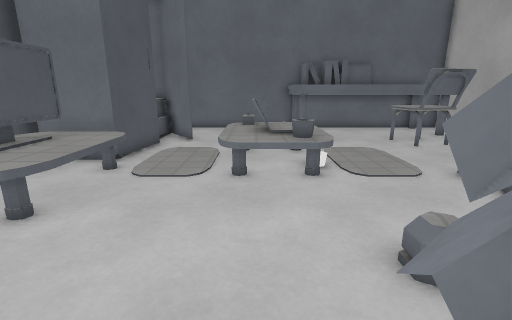
View 1 (above)

14 first-person views from a walk through a 3-D level made in the Godot game engine. The camera is 1.2 m above the floor, tilts 14° down and sees 85° across. The floor is counted in squares, 0.5 m on a side. Each view is taken from the middle of a square. On the plan, view 1 faces up. The plan holds only what a view shows up to about 18 squares ahead; the rest is blank. The place goes on beyond the plan. Flat picture figures and markers are left out. Some surface patterns are stand-ins.

View 2
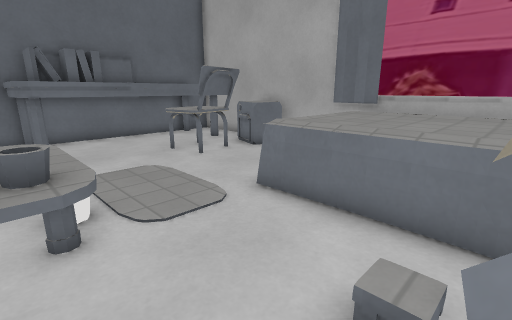

View 3
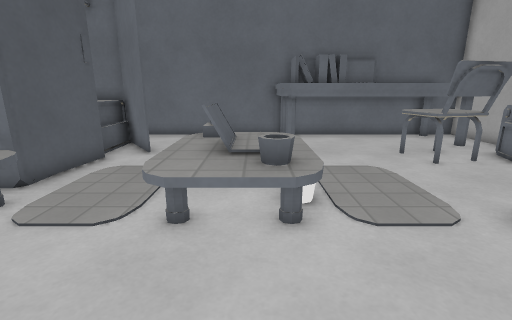

View 4
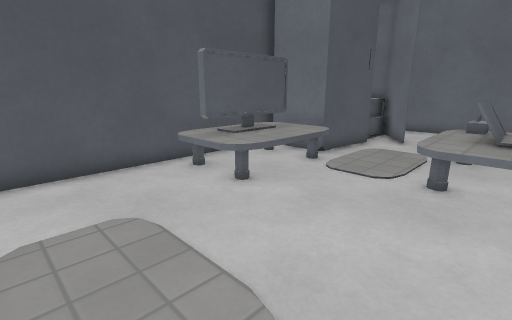

View 5
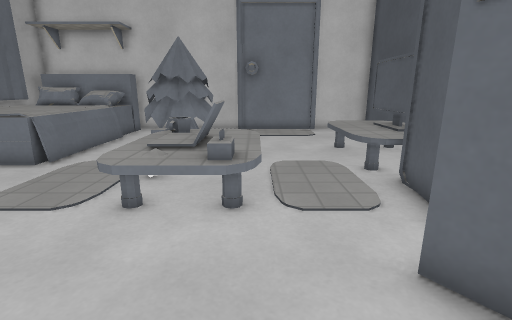

View 6
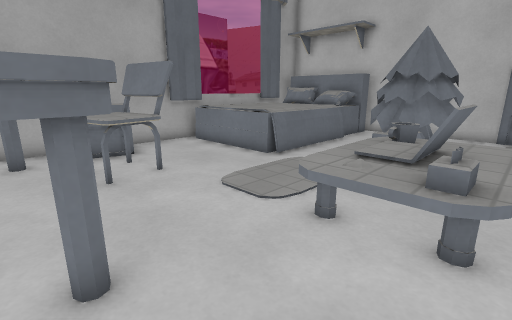

View 7
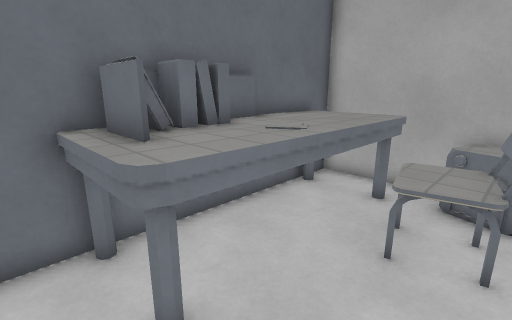

View 8
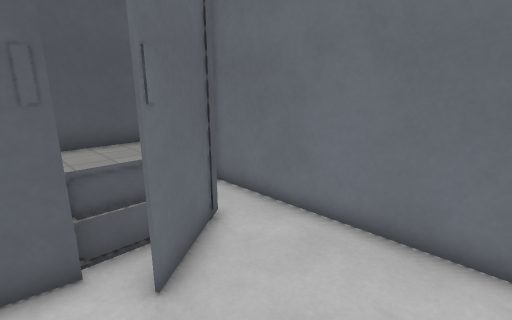

View 9
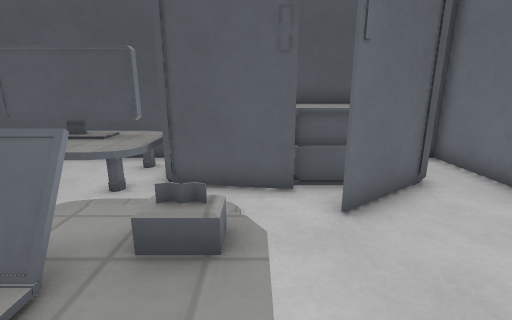

View 10
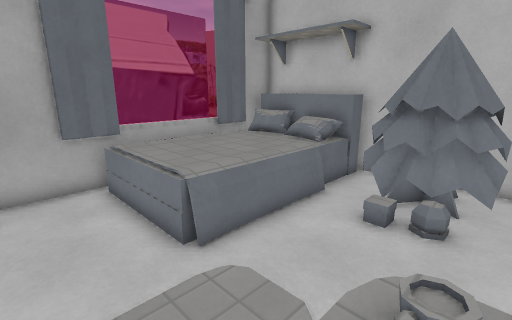

View 11
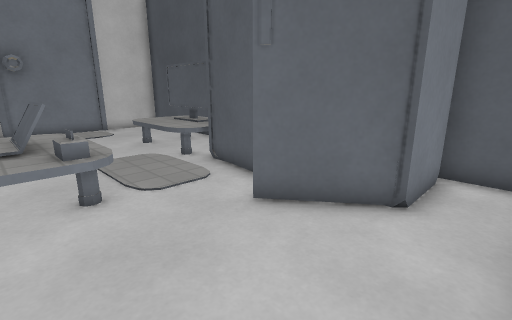

View 12
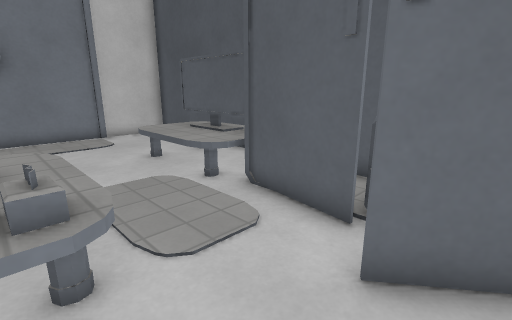

View 13
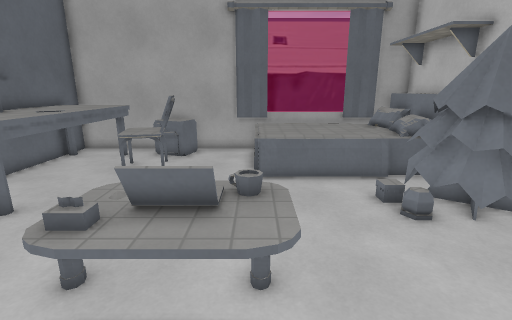

View 14
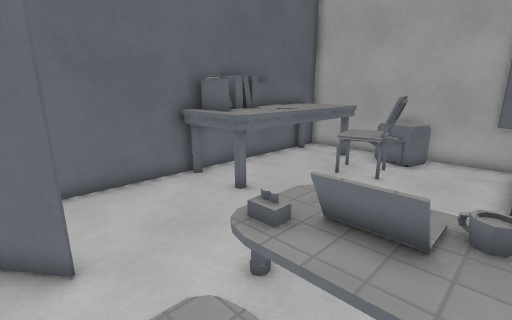

### Floor plan
Key: @ floor where view 1 was taken; # wall or solid block; x gap in a wall; . main floor; : floor 0.5 m higher than the main floor; / step, stairs or slope; = window, fence, low wall or low ledge; ^ raised ledge; O other object.
Columns run from 8 left of view 1 to 12 right of it. Each row starts with its distance up from view 1.
 19 #####################
 18 #.........^###^^^^^.#
 17 #.........^^^^^^^^^.#
 16 ####......^^^^^^^^^.#
 15  ^^^#.....^^^^^^^^^.#
 14  ^^^#..........^^.=.#
 13  ^^^...........^^^^^#
 12  ^^^...////....#..^^#
 11    #...//::........=#
 10 ##^#...//::.........#
  9 #Ox:/..//::.........#
  8 #O#:/..////...^^^^^^#
  7 #O#:/...//....^^^^^^#
  6 #O#:/.........^^^^^=#
  5 #O#:/.........^^^^^^#
  4 #.............==^^^^#
  3 #.........###.^^^^^^#
  2 #........#####^^^^^^#
  1 #........## ##=#^^###
  0 #.......@.#  #######
 -1 ###########

Where each view was taken, in squares from view 1:
view 1: 0 up, 0 right, facing up
view 2: 3 up, 1 right, facing up-right
view 3: 3 up, 1 right, facing up
view 4: 0 up, 1 right, facing up-left
view 5: 17 up, 1 left, facing down
view 6: 16 up, 1 left, facing down-right
view 7: 12 up, 1 right, facing up-right
view 8: 12 up, 1 right, facing up-left
view 9: 12 up, 2 right, facing left
view 10: 11 up, 1 right, facing down-right
view 11: 18 up, 1 right, facing down-left
view 12: 15 up, 0 right, facing down-left
view 13: 8 up, 5 left, facing right
view 14: 8 up, 4 left, facing up-right
